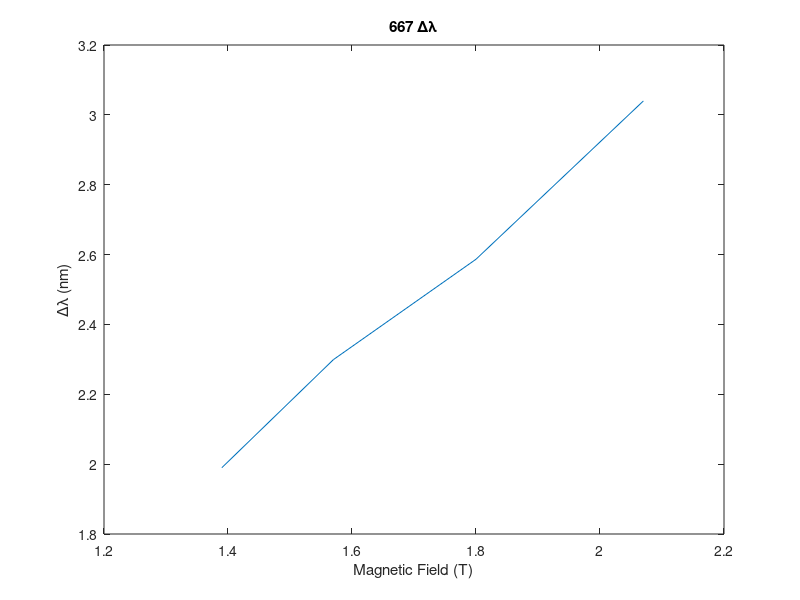

Here is the MATLAB script that generated this plot: (Note: this script raises an error after producing the figure.)
sixsixsevendelta=[275;234;208;180]
sevenohsixdelta=[319;290;270;242]
seventwentyeightdelta=[378;346;302;278]
teneightythreedelta=[429;365;336;310]
%% 
sixsixsevendelta=3.0840410^-4*sixsixsevendelta
sevenohsixdelta=3.54939*10^-4*sevenohsixdelta
seventwentyeightdelta=2.32450*10^-4*seventwentyeightdelta
teneightythreedelta=8.48163*10^-4*teneightythreedelta

bfield=[2.07;1.80;1.57;1.39]
%% 
figure
plot(bfield,sixsixsevendelta)
title('667 Δλ')
xlabel('Magnetic Field (T)')
ylabel('Δλ (nm)')

fit(bfield,sixsixsevendelta,'poly1')

figure
plot(bfield,sevenohsixdelta)
title('706 Δλ')
xlabel('Magnetic Field (T)')
ylabel('Δλ (nm)')

fit(bfield,sevenohsixdelta,'poly1')

figure
plot(bfield,seventwentyeightdelta)
title('728 Δλ')
xlabel('Magnetic Field (T)')
ylabel('Δλ (nm)')

fit(bfield,seventwentyeightdelta,'poly1')

figure
plot(bfield,teneightythreedelta)
title('1083 Δλ')
xlabel('Magnetic Field (T)')
ylabel('Δλ (nm)')

fit(bfield,teneightythreedelta,'poly1')


